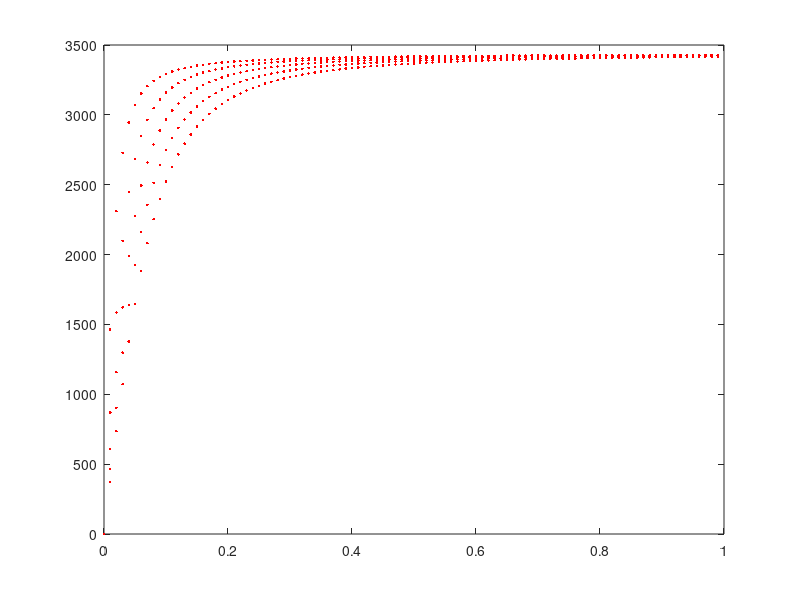

This figure's MATLAB source:

close all;
clear all;
clc;


m = 2000;
g = 9.8;
mu = 0.7;
Fz = m*g/4;
C_s = 3e5;
C_alpha = 1.5e5;

%si=[0:0.1:1];

%alpha=0;

for alpha=2:2:10
for si=0:0.01:1
    
S = (mu*Fz*(1-si))/(2*(((C_s^2)*(si^2))+((C_alpha^2)*(tand(alpha))^2))^0.5);

%(2*((C_s^2*(si^2)+C_alpha^2*(tand(alpha))^2)^0.5)) ;

if S>1
    fs = 1;
    
else
    fs = S*(2-S);
    
end   
F_t = (C_s*si*fs)/(1-si);
F_s = (C_alpha*tand(alpha)*fs)/(1-si);
figure(1);
plot(si,F_t,'--r.');
hold on;

end
end
% F_s = (C_alpha*(tan(alpha))*fs)/(1-si);

%Longitudinal force vs Longitudinal slip



% xlabel('long. slip %');
% ylabel('F_x (N)');
% title('Longitudinal Tire Force vs Longitudinal Slip');
% grid on;
% hold on;
 


